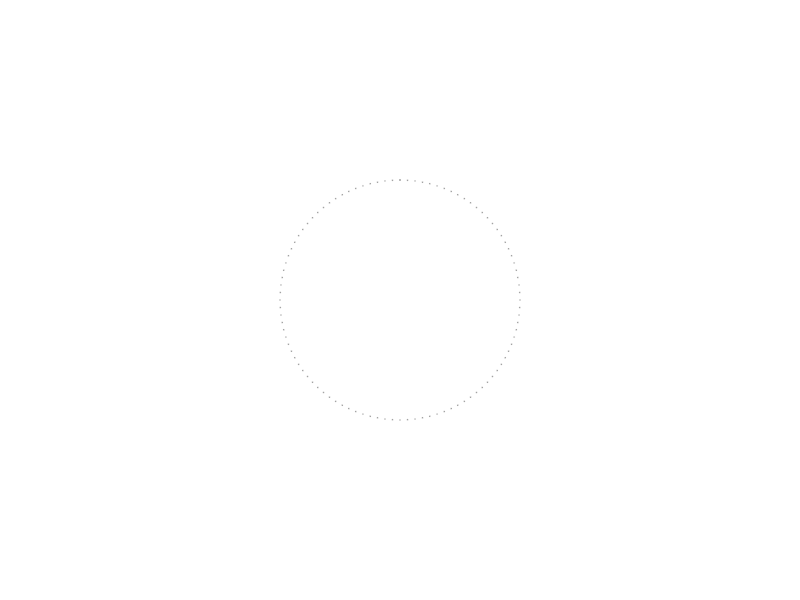
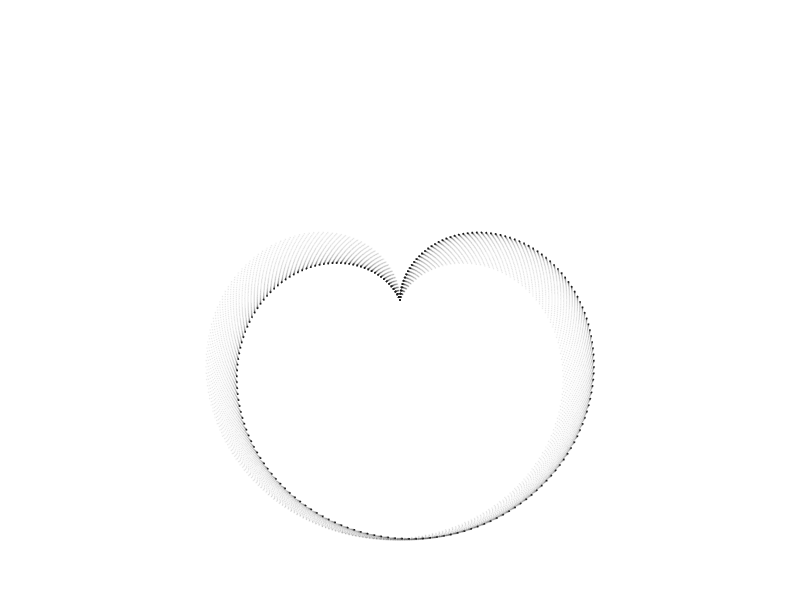
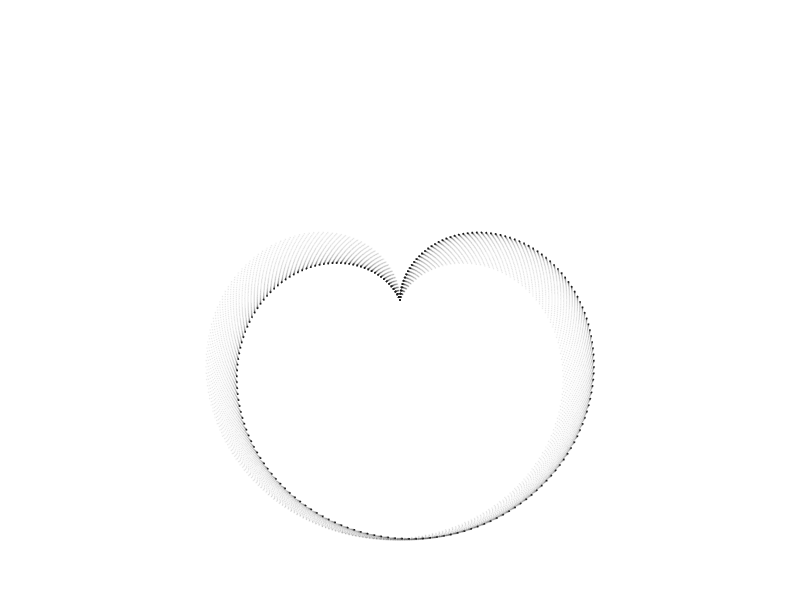

The R source for these figures, in order:
## ---- chunk 1
library(tidyverse)
## ---- chunk 2
seq(0, 1, 0.01) %>%
data.frame(a=.) %>%
ggplot(aes(x=(a), y=(0))) +
geom_point(alpha=.2, color="#000000", size=0) +
coord_polar() +
theme_void()
## ---- chunk 3

# shape (201, 1) -> (40401, 2)

seq(-1, 1, 0.01) %>%
expand.grid(x=., y=.) %>%
ggplot(aes(x=(pi * x - cos(y^2)), y=(1 - sin(x^2)))) +
geom_point(alpha=.02, color="#000000", size=0) +
coord_polar() +
theme_void()
## ---- chunk 4
t <- format(Sys.time(), format="%F_%H-%M")
fn <- paste(t, "png", sep=".")
ggsave(fn, units="in", width=1800/300, height=1800/300)
